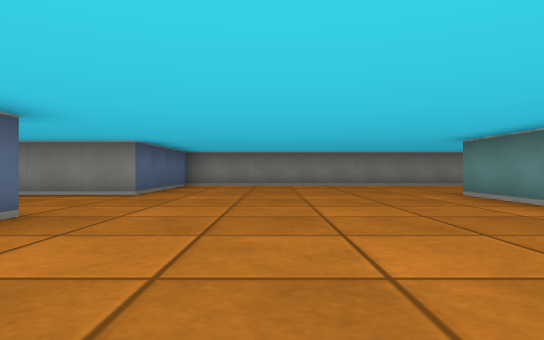
[1] (above)

16 first-person views from a walk through a cub3D maze. The camera is about half as high as the walls, looks level and sees 75° across. The floor is counted in squares. Each view is taken from the middle of a square. On the plan, view 1 faces up. The plan holds only what a view shows up to about 9 squares ahead; the rest is blank.

[2]
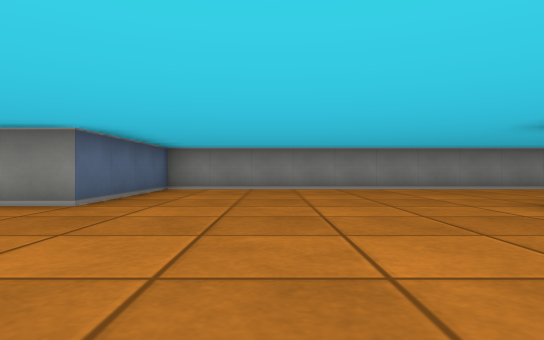

[3]
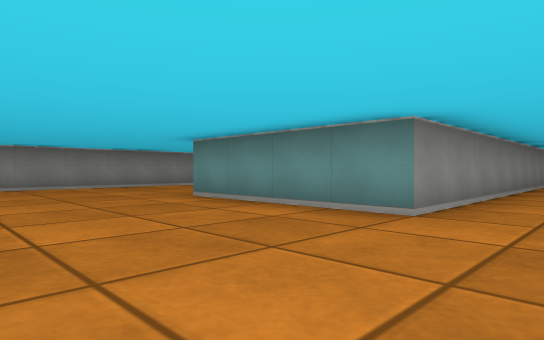

[4]
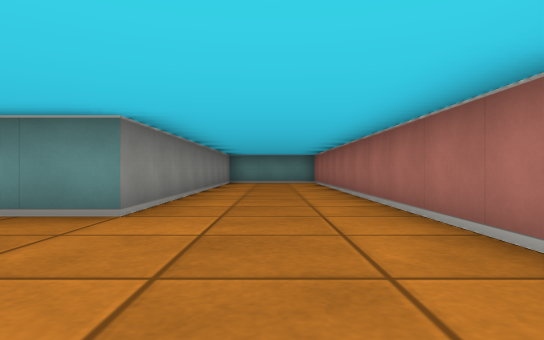

[5]
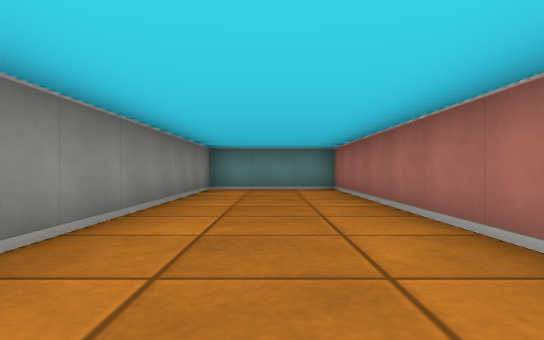

[6]
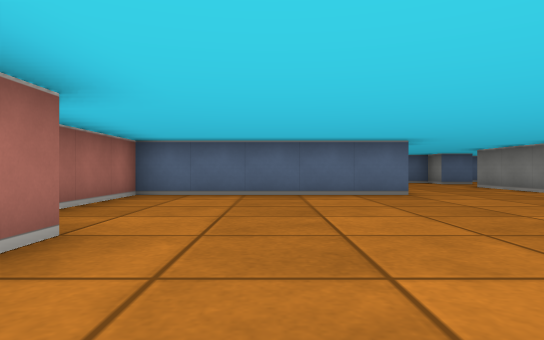

[7]
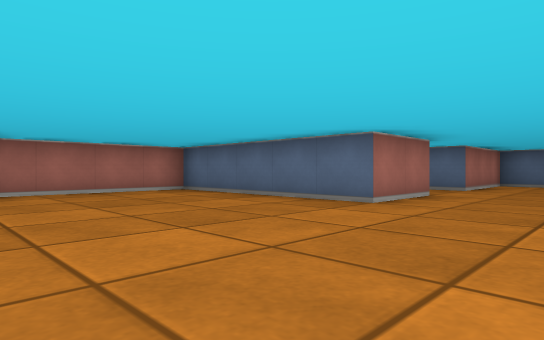

[8]
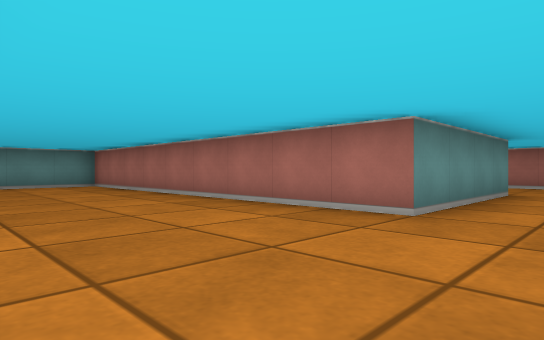

[9]
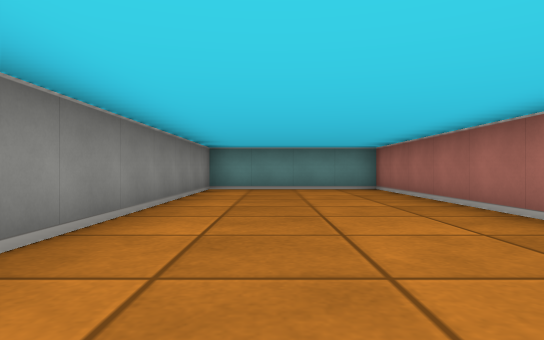

[10]
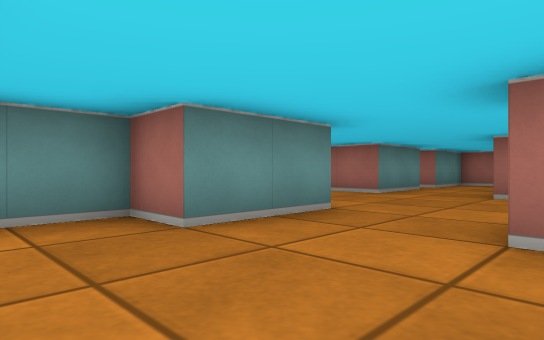

[11]
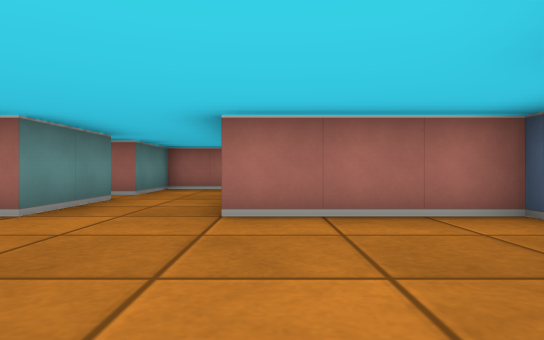

[12]
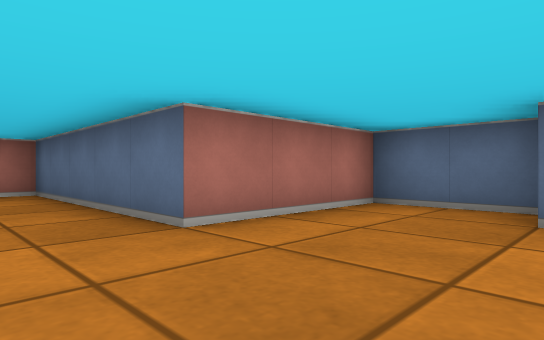

[13]
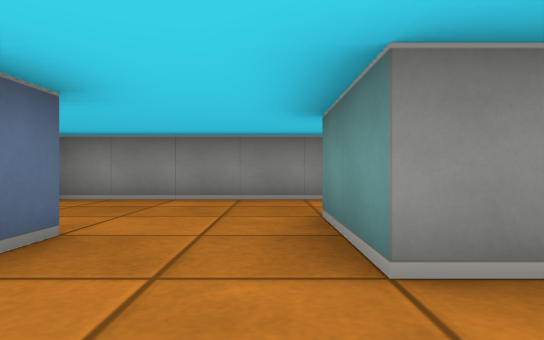

[14]
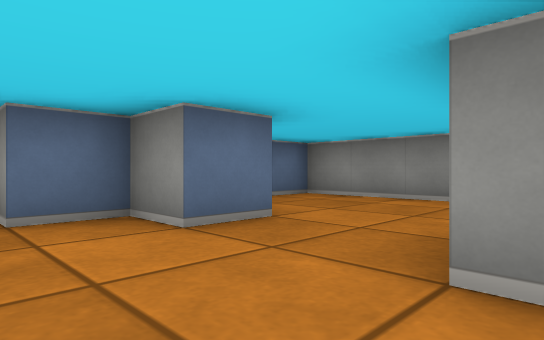

[15]
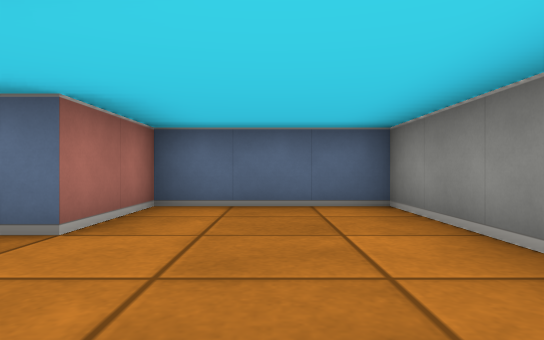

[16]
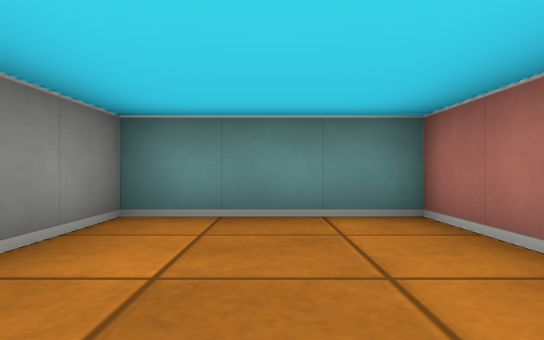

### Floor plan
Points are (right, up) in squares from view 1. A wall is a line through its corners. A room is listed if a view was taken in it or the views show most of it. See-through windows are left out.
Room 1 (views 1, 2, 3, 4, 5, 6, 7, 8, 9, 11, 12, 13, 14, 16)
walls: (1.5, -0.5) (12.5, -0.5) (12.5, 2.5) (3.5, 2.5) (3.5, 6.5) (12.5, 6.5) (12.5, 10.5) (-2.5, 10.5) (-2.5, 6.5) (-5.5, 6.5) (-5.5, 7.5); (-4.5, 1.5) (-4.5, 3.5) (-2.5, 3.5) (-2.5, -1.5) (1.1, -1.5); (-7.5, 7.5) (-7.5, 6.5) (-8.5, 6.5) (-8.5, 5.5); (-9.5, 5.4) (-9.5, 3.5) (-6.5, 3.5) (-6.5, -1.5) (-4.5, -1.5) (-4.5, 0.5) (-4, 0.5)
ways out: opening at (-6.5, 7) to room 2
Room 2 (views 10, 15)
walls: (-5.5, 7.5) (-5.5, 8.5) (-4.5, 8.5) (-4.5, 9.6); (-5.1, 10.5) (-9.5, 10.5) (-9.5, 7.5) (-7.5, 7.5)
ways out: opening at (-6.5, 7) to room 1

Positions as (right, up) in squares from view 1, and headings:
1: (0, 0), facing up
2: (0, 2), facing up
3: (0, 1), facing up-right
4: (0, 1), facing right
5: (4, 1), facing right
6: (4, 1), facing left
7: (2, 6), facing down-left
8: (2, 10), facing down-right
9: (4, 9), facing right
10: (-8, 10), facing down-right
11: (-7, 7), facing down
12: (-5, 6), facing down-left
13: (-6, 5), facing up
14: (-5, 5), facing up-left
15: (-5, 9), facing left
16: (9, 1), facing right
